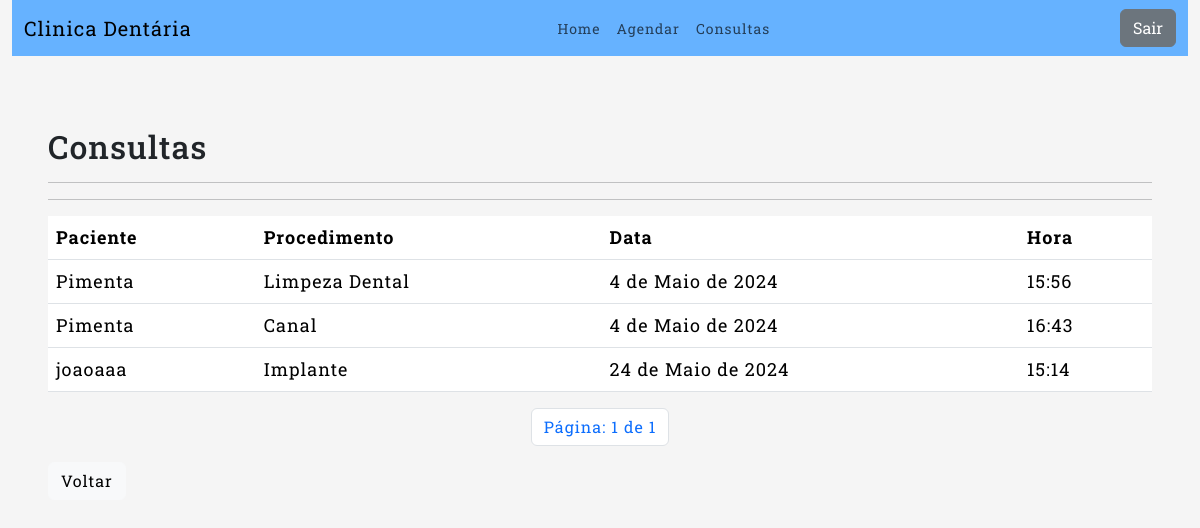
Page /consultas-clinica (signed in) on the committed database.
### consultas/models.py (models this page shows, shortened)
class Consulta(models.Model):
    paciente = models.ForeignKey(User, on_delete=models.CASCADE)
    procedimento = models.ForeignKey(Procedimento, on_delete=models.CASCADE)
    data = models.DateField(verbose_name="Data da Consulta")
    horario = models.TimeField(verbose_name="Horário da Consulta")

class Procedimento(models.Model):
    nome_procedimento = models.CharField(max_length=50)
    preco = models.IntegerField()
    def __str__(self):
        return self.nome_procedimento

### consultas/views.py (the view)
# urls.py: path('consultas-clinica', ConsultaListView.as_view(), name='listar_consultas'),
class ConsultaListView(GroupRequiredMixin,LoginRequiredMixin,ListView):
    login_url = reverse_lazy('login')
    group_required = [u"Administrador", u"Funcionarios",]
    model = Consulta
    template_name = 'consultas.html'
    context_object_name = 'consultas'
    ordering = ['data']
    paginate_by = 10

### consultas/templates/consultas.html (shortened to what this page needs)
{% extends 'base.html' %}
{% block content %}
<div class="container mt-4">
    <h2>Consultas</h2>
    <hr>
    <hr>
    <table class="table">
        <thead>
            <tr>
                <th>Paciente</th>
                <th>Procedimento</th>
                <th>Data</th>
                <th>Hora</th>
            </tr>
        </thead>
        <tbody>
            {% for consulta in consultas %}
            <tr>
                <td>{{ consulta.paciente }}</td>
                <td>{{ consulta.procedimento }}</td>
                <td>{{ consulta.data }}</td>
                <td>{{consulta.horario}}</td>
            </tr>
            {% endfor %}
        </tbody>
    </table>
</div>
<ul class="pagination justify-content-center">
    <li class="page-item">
        <span class="page-link ">Página: {{page_obj.number}} de {{page_obj.paginator.num_pages}}</span>
    </li>
</ul>
<div class="container">
    <a  href="{% url 'home' %}" class="btn btn-light">Voltar </a>
</div>
{% endblock %}

### templates/base.html (shortened to what this page needs)
{% load static %}
{% load bootstrap5 %}
<!DOCTYPE html>
<html lang="pt-br">
<head>
    <link href="https://cdn.jsdelivr.net/npm/bootstrap@5.3.3/dist/css/bootstrap.min.css" rel="stylesheet">
    <link rel="stylesheet" href="{% static 'css/styles.css' %}">
    <link rel="stylesheet" href="https://cdnjs.cloudflare.com/ajax/libs/font-awesome/6.0.0-beta3/css/all.min.css">
</head>
<body style="background-color: whitesmoke;">
    <div class="container-fluid">
        <nav style="background-color: rgb(102, 178, 255);" class="navbar navbar-expand-lg navbar-light">
            <div class="container-fluid">
                <a class="navbar-brand">Clinica Dentária</a>
                <div class="collapse navbar-collapse" id="navbarText">
                    {% if request.user.is_authenticated %}
                    <ul class="navbar-nav me-auto mb-2 mb-lg-0 ms-auto">
                        <li class="nav-item">
                            <a class="nav-link" href="{% url 'home' %}">Home</a>
                        </li>
                        {% for group in request.user.groups.all %}
                        {% if 'Pacientes' == group.name %}
                        <li class="nav-item">
                            <a class="nav-link" href="{% url 'criar_consultas' %}">Agendar</a>
                        </li>
                        {% endif %}
                        {% endfor %}
                        {% for group in request.user.groups.all %}
                        {% if 'Pacientes' == group.name %}
                        <li class="nav-item">
                            <a class="nav-link" href="{% url 'listar_consultas_pacientes' %}">Consultas</a>
                        </li>
                        {% endif %}
                        {% endfor %}
                    </ul>
                    <form class="d-flex" method="post" action="{% url 'logout' %}">
                        <button class="btn btn-secondary" type="submit">Sair</button>
                    </form>
                    {% endif %}
                </div>
            </div>
        </nav>
        <div class="row">
            <div class="col">
                <div class="px-4 py-5">
                    {% block content %}
                    {% endblock %}
                </div>
            </div>
        </div>
    </div>
</body>
</html>

### templates/base.html (style rules this page uses)
body { letter-spacing: 1px; font-size: 18px; font-family: "Roboto Slab", serif; font-optical-sizing: auto; }
.navbar-nav .nav-link { font-size: 14px; }

### rows in the picture
Consulta: paciente "Pimenta", procedimento "Limpeza Dental", data "4 de Maio de 2024", horario "15:56"
Consulta: paciente "Pimenta", procedimento "Canal", data "4 de Maio de 2024", horario "16:43"
Consulta: paciente "joaoaaa", procedimento "Implante", data "24 de Maio de 2024", horario "15:14"

### other values in the picture
{{ page_obj.number }} "1"
{{ page_obj.paginator.num_pages }} "1"
